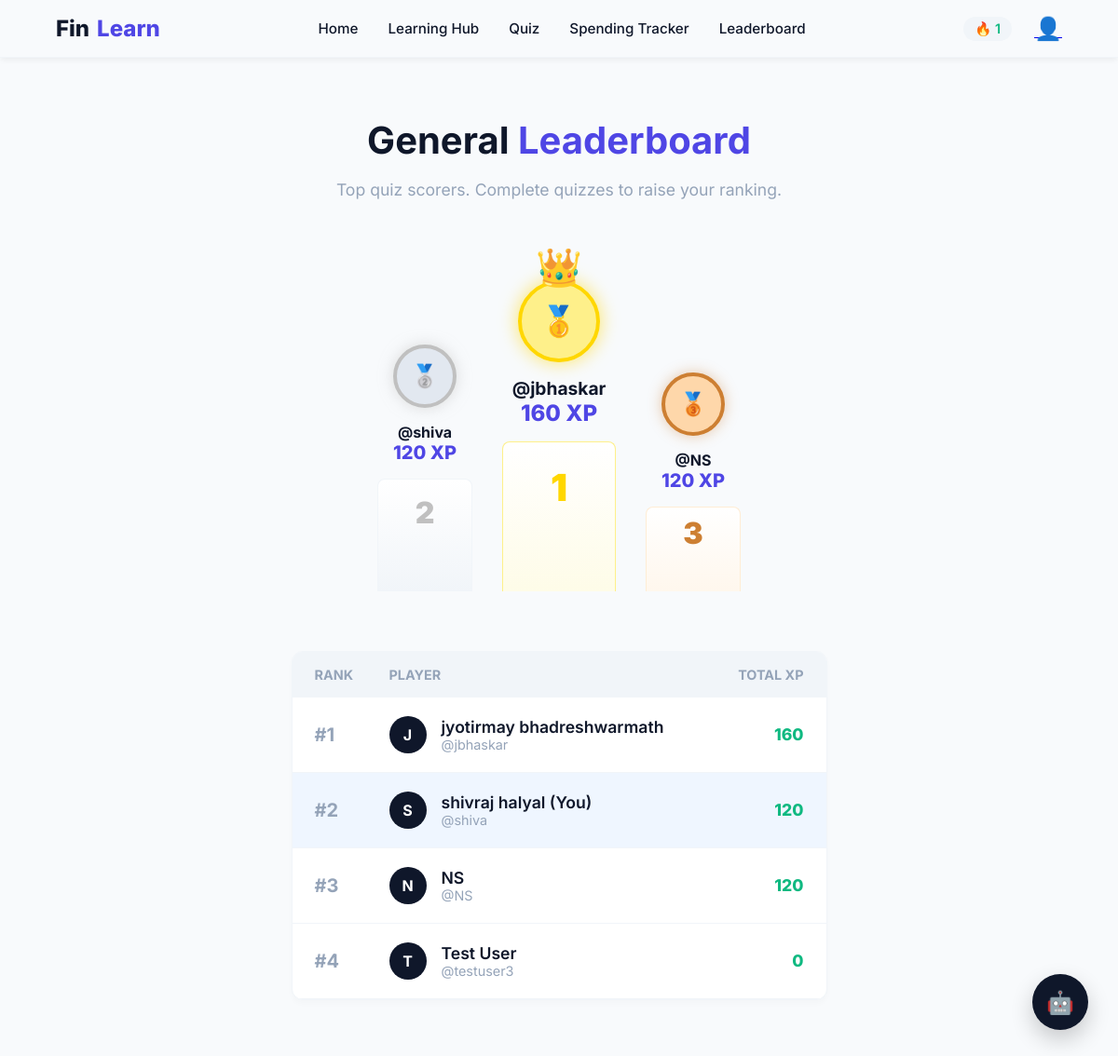
The page /leaderboard (signed in) on the database its author committed.
### models.py (models this page shows, shortened)
class User(UserMixin, db.Model):
    id = db.Column(db.Integer, primary_key=True)
    full_name = db.Column(db.String(150), nullable=False)
    username = db.Column(db.String(50), unique=True, nullable=False)
    dob = db.Column(db.String(20), nullable=False)
    email = db.Column(db.String(150), unique=True, nullable=False)
    password_hash = db.Column(db.String(255), nullable=False)
    points = db.Column(db.Integer, default=0)
    streak = db.Column(db.Integer, default=0)
    last_login = db.Column(db.String(20), nullable=True) # YYYY-MM-DD format for easy streak logic
    certificates = db.Column(db.Text, default='[]') # JSON string of unlocked certs

### app.py (the view)
@app.route('/leaderboard')
def leaderboard():
    top_users = User.query.order_by(User.points.desc()).limit(10).all()
    return render_template('leaderboard.html', top_users=top_users)

### app.py (called while the page is built)
@login_manager.user_loader
def load_user(user_id):
    return User.query.get(int(user_id))

### templates/leaderboard.html (shortened to what this page needs)
{% extends 'base.html' %}
{% block content %}
<div style="max-width: 800px; margin: 2rem auto;">
    <div style="text-align: center; margin-bottom: 3rem;">
        <h1 style="font-size: 2.5rem; margin-bottom: 0.5rem;">General <span style="color: var(--primary);">Leaderboard</span></h1>
        <p style="color: var(--gray); font-size: 1.1rem;">Top quiz scorers. Complete quizzes to raise your ranking.</p>
    </div>
    {% if top_users|length >= 3 %}
    <div style="display: flex; justify-content: center; align-items: flex-end; gap: 2rem; margin-bottom: 4rem; text-align: center;">
        <div style="display: flex; flex-direction: column; align-items: center;">
            <div style="width: 60px; height: 60px; background: #e2e8f0; border-radius: 50%; font-size: 1.5rem; display: flex; align-items: center; justify-content: center; margin-bottom: 1rem; border: 4px solid silver; box-shadow: 0 0 15px rgba(192,192,192,0.5);">🥈</div>
            <div style="font-weight: bold;">@{{ top_users[1].username }}</div>
            <div style="color: var(--primary); font-weight: 800; font-size: 1.25rem;">{{ top_users[1].points }} XP</div>
            <div style="width: 100px; height: 120px; background: linear-gradient(to top, #f1f5f9, white); margin-top: 1rem; border-top-left-radius: 8px; border-top-right-radius: 8px; border: 1px solid var(--gray-light); border-bottom: none;">
                <div style="font-size: 2rem; color: silver; font-weight: 900; margin-top: 1rem;">2</div>
            </div>
        </div>
        <div style="display: flex; flex-direction: column; align-items: center;">
            <div style="font-size: 2.5rem; margin-bottom: -10px; z-index: 10;">👑</div>
            <div style="width: 80px; height: 80px; background: #fef08a; border-radius: 50%; font-size: 2rem; display: flex; align-items: center; justify-content: center; margin-bottom: 1rem; border: 4px solid gold; box-shadow: 0 0 20px rgba(255,215,0,0.6);">🥇</div>
            <div style="font-weight: bold; font-size: 1.2rem;">@{{ top_users[0].username }}</div>
            <div style="color: var(--primary); font-weight: 800; font-size: 1.5rem;">{{ top_users[0].points }} XP</div>
            <div style="width: 120px; height: 160px; background: linear-gradient(to top, #fefce8, white); margin-top: 1rem; border-top-left-radius: 8px; border-top-right-radius: 8px; border: 1px solid #fef08a; border-bottom: none;">
                <div style="font-size: 2.5rem; color: gold; font-weight: 900; margin-top: 1.5rem;">1</div>
            </div>
        </div>
        <div style="display: flex; flex-direction: column; align-items: center;">
            <div style="width: 60px; height: 60px; background: #fed7aa; border-radius: 50%; font-size: 1.5rem; display: flex; align-items: center; justify-content: center; margin-bottom: 1rem; border: 4px solid #cd7f32; box-shadow: 0 0 15px rgba(205,127,50,0.4);">🥉</div>
            <div style="font-weight: bold;">@{{ top_users[2].username }}</div>
            <div style="color: var(--primary); font-weight: 800; font-size: 1.25rem;">{{ top_users[2].points }} XP</div>
            <div style="width: 100px; height: 90px; background: linear-gradient(to top, #fff7ed, white); margin-top: 1rem; border-top-left-radius: 8px; border-top-right-radius: 8px; border: 1px solid #ffedd5; border-bottom: none;">
                <div style="font-size: 2rem; color: #cd7f32; font-weight: 900; margin-top: 0.5rem;">3</div>
            </div>
        </div>
    </div>
    {% endif %}
    <div style="background: white; border-radius: 12px; border: 1px solid var(--gray-light); box-shadow: 0 4px 6px rgba(0,0,0,0.02); overflow: hidden;">
        <div style="display: grid; grid-template-columns: 80px 1fr 150px; padding: 1rem 1.5rem; background: var(--gray-light); font-weight: bold; color: var(--gray); font-size: 0.9rem; text-transform: uppercase;">
            <div>Rank</div>
            <div>Player</div>
            <div style="text-align: right;">Total XP</div>
        </div>
        <div style="display: flex; flex-direction: column;">
            {% for u in top_users %}
            <div style="display: grid; grid-template-columns: 80px 1fr 150px; padding: 1.25rem 1.5rem; border-bottom: 1px solid var(--gray-light); align-items: center; {% if current_user.is_authenticated and current_user.id == u.id %}background: #eff6ff;{% endif %}">
                <div style="font-weight: bold; font-size: 1.25rem; color: var(--gray);">#{{ loop.index }}</div>
                <div style="display: flex; align-items: center; gap: 1rem;">
                    <div style="width: 40px; height: 40px; background: var(--black); color: white; border-radius: 50%; display: flex; align-items: center; justify-content: center; font-weight: bold;">
                        {{ u.full_name[0] | upper }}
                    </div>
                    <div>
                        <div style="font-weight: 600; font-size: 1.1rem;">{{ u.full_name }} {% if current_user.is_authenticated and current_user.id == u.id %}(You){% endif %}</div>
                        <div style="color: var(--gray); font-size: 0.9rem;">@{{ u.username }}</div>
                    </div>
                </div>
                <div style="text-align: right; font-weight: 800; color: var(--accent); font-size: 1.1rem;">
                    {{ u.points }}
                </div>
            </div>
            {% endfor %}
        </div>
    </div>
</div>
{% endblock %}

### templates/base.html (shortened to what this page needs)
<!DOCTYPE html>
<html lang="en">
<head>
    <link rel="stylesheet" href="{{ url_for('static', filename='css/styles.css') }}">
</head>
<body>
    <nav class="navbar">
        <a href="{{ url_for('index') }}" class="nav-brand">Fin<span>Learn</span></a>
        <div class="nav-links">
            <a href="{{ url_for('index') }}">Home</a>
            <a href="{{ url_for('learning_hub') }}">Learning Hub</a>
            <a href="{{ url_for('quiz') }}">Quiz</a>
            <a href="{{ url_for('spending_tracker') }}">Spending Tracker</a>
            <a href="{{ url_for('leaderboard') }}">Leaderboard</a>
        </div>
        <div class="nav-actions">
            {% if current_user.is_authenticated %}
                <div class="streak-badge" title="Daily Streak">
                    🔥 {{ current_user.streak }}
                </div>
                <a href="{{ url_for('profile') }}" class="nav-link">
                    <span style="font-size: 1.5rem;">👤</span>
                </a>
            {% else %}
                <a href="{{ url_for('login') }}" class="btn-primary" style="background: transparent; color: var(--primary); border: 1px solid var(--primary);">Login</a>
                <a href="{{ url_for('signup') }}" class="btn-primary">Sign Up</a>
            {% endif %}
        </div>
    </nav>
    <main class="container">
        {% block content %}{% endblock %}
    </main>
    <div class="ai-fab" id="chatbotToggle" onclick="toggleChatbot()">🤖</div>
</body>
</html>

### static/css/styles.css (style rules this page uses)
:root { --white: #F8FAFC; --black: #0F172A; --gray-light: #F1F5F9; --gray: #94A3B8; --primary: #4F46E5; --primary-hover: #4338CA; --accent: #10B981; --danger: #EF4444; }
body { font-family: 'Inter', system-ui, -apple-system, sans-serif; margin: 0; padding: 0; background-color: var(--white); color: var(--black); min-height: 100vh; display: flex; flex-direction: column; }
.navbar { background-color: var(--white); border-bottom: 1px solid var(--gray-light); padding: 1rem 5%; display: flex; justify-content: space-between; align-items: center; position: sticky; top: 0; z-index: 100; box-shadow: 0 4px 6px -1px rgba(0,0,0,0.05); }
.nav-brand { font-weight: 800; font-size: 1.5rem; color: var(--black); text-decoration: none; display: flex; align-items: center; gap: 0.5rem; }
.nav-brand span { color: var(--primary); }
.nav-links { display: flex; gap: 2rem; align-items: center; }
.nav-links a { text-decoration: none; color: var(--black); font-weight: 500; font-size: 0.95rem; transition: color 0.3s; }
.nav-actions { display: flex; align-items: center; gap: 1.5rem; }
.streak-badge { display: flex; align-items: center; gap: 0.25rem; background: var(--gray-light); padding: 0.25rem 0.75rem; border-radius: 9999px; font-weight: 600; font-size: 0.9rem; color: var(--accent); }
.container { max-width: 1200px; margin: 0 auto; padding: 2rem 5%; flex: 1; }
.ai-fab { position: fixed; bottom: 2rem; right: 2rem; width: 60px; height: 60px; background-color: var(--black); color: white; border-radius: 50%; display: flex; align-items: center; justify-content: center; font-size: 1.5rem; box-shadow: 0 10px 25px rgba(0,0,0,0.2); cursor: pointer; z-index: 1000; transition: transform 0.3s; }

### rows shown on the page
User: streak "1", username "shiva", points "120", full_name "S", full_name "shivraj halyal", shows "(You)"
User: username "jbhaskar", points "160", full_name "J", full_name "jyotirmay bhadreshwarmath"
User: username "NS", points "120", full_name "N", full_name "NS"
User: full_name "T", full_name "Test User", username "testuser3", points "0"
